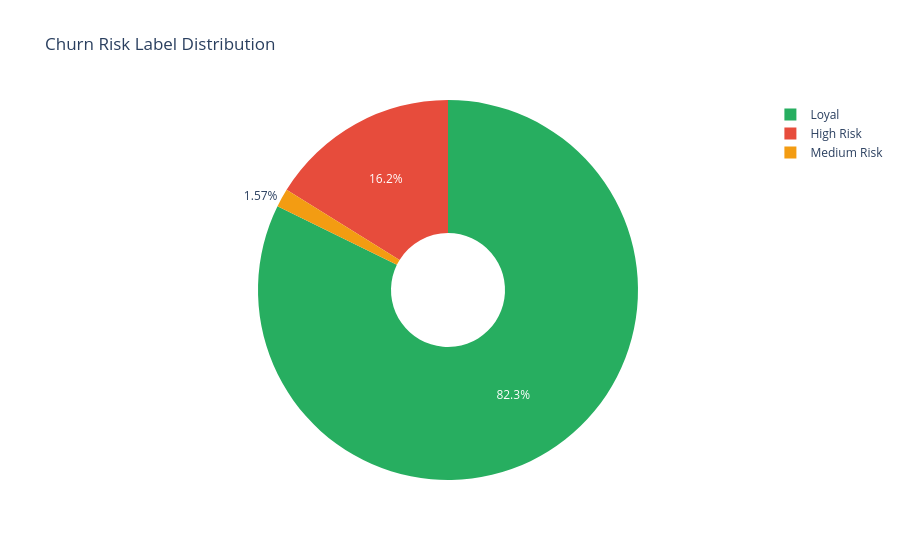

The code cell stored with this chart in its notebook:
### Code cell
crl = profile['churn_risk_label'].value_counts().reset_index(); crl.columns=['label','count']
fig = px.pie(crl, values='count', names='label', hole=0.3,
             color='label', color_discrete_map={'High Risk':RISK,'Medium Risk':WARNING,'Loyal':SAFE},
             template=TEMPLATE, title='Churn Risk Label Distribution')
fig.show()

### Figure 1 — Plotly figure (JSON) as saved in the notebook; plotly's stock layout.template omitted (floating-point values rounded to 4 significant figures)
{"data": [{"customdata": [["Loyal"], ["High Risk"], ["Medium Risk"]], "domain": {"x": [0.0, 1.0], "y": [0.0, 1.0]}, "hole": 0.3, "hovertemplate": "label=%{customdata[0]}<br>count=%{value}<extra></extra>", "labels": ["Loyal", "High Risk", "Medium Risk"], "legendgroup": "", "marker": {"colors": ["#27AE60", "#E74C3C", "#F39C12"]}, "name": "", "showlegend": true, "type": "pie", "values": [8332, 1636, 159]}], "layout": {"legend": {"tracegroupgap": 0}, "title": {"text": "Churn Risk Label Distribution"}}}
